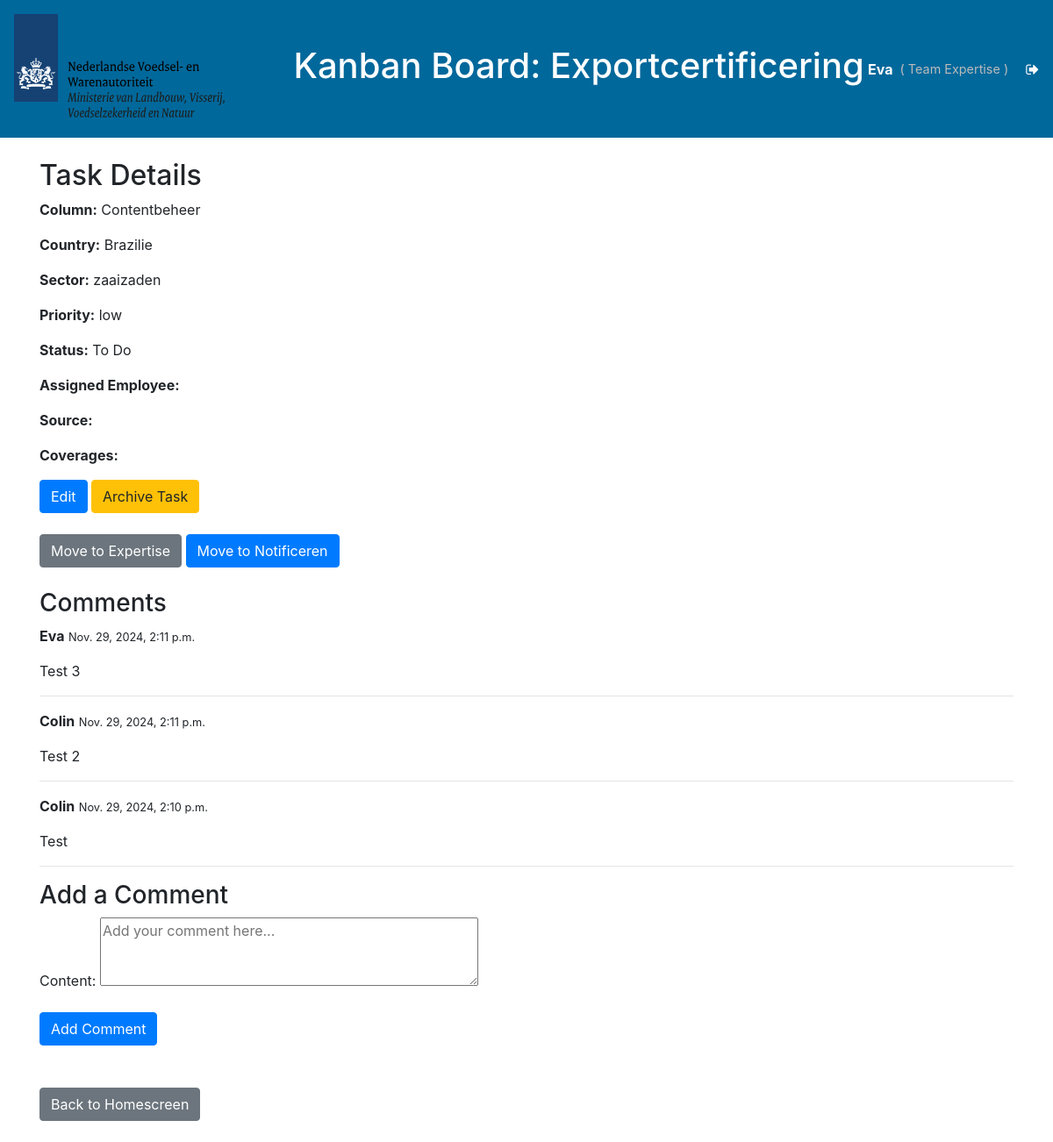
/18 (signed in), run on the app's committed database.
### tasks/models.py (models this page shows, shortened)
class Task(models.Model):
    country = models.CharField(max_length=100, default="")
    sector = models.CharField(
        max_length=40,
        choices=SectorChoices.choices,
        default=SectorChoices.ZAAIZADEN
    )
    status = models.CharField(
        max_length=10,
        choices=TaskStatus.choices,
        default=TaskStatus.TODO
    )
    column = models.CharField(
        max_length=20,
        choices=ColumnStatus.choices,
        default=ColumnStatus.EXPERTISE
    )
    assigned_employee = models.ForeignKey(
        User,
        on_delete=models.SET_NULL,
        null=True,
        blank=True,
        related_name='assigned_tasks'
    )
    priority = models.CharField(
        max_length=10,
        choices=PriorityChoices.choices,
        default=PriorityChoices.MEDIUM
    )
    source = models.TextField(blank=True)
    coverages = models.TextField(blank=True)
    created_at = models.DateTimeField(auto_now_add=True)
    archived = models.BooleanField(default=False)

class Comment(models.Model):
    task = models.ForeignKey(Task, on_delete=models.CASCADE, related_name='comments')
    user = models.ForeignKey(User, on_delete=models.CASCADE)
    content = models.TextField()
    created_at = models.DateTimeField(auto_now_add=True)

### tasks/views.py (the view)
# urls.py: path('<int:task_id>', views.view_task, name='view_task'),
@login_required
def view_task(request, task_id):
    task = get_object_or_404(Task, id=task_id)
    comments = task.comments.all().order_by('-created_at')
    if request.method == 'POST':
        comment_form = CommentForm(request.POST)
        if comment_form.is_valid():
            comment = comment_form.save(commit=False)
            comment.task = task
            comment.user = request.user
            comment.save()
            return redirect('view_task', task_id=task.id)
    else:
        comment_form = CommentForm()
    context = {
        'task': task,
        'comments': comments,
        'comment_form': comment_form,
    }
    return render(request, 'view_task.html', context)

### tasks/forms.py
class CommentForm(forms.ModelForm):
    class Meta:
        model = Comment
        fields = ['content']
        widgets = {
            'content': forms.Textarea(attrs={
                'placeholder': 'Add your comment here...',
                'rows': 3
            }),
        }

### tasks/templates/view_task.html (shortened to what this page needs)
{% extends 'base.html' %}
{% block content %}
    <h2>Task Details</h2>
    <p><strong>Column:</strong> {{ task.get_column_display }}</p>
    <p><strong>Country:</strong> {{ task.country }}</p>
    <p><strong>Sector:</strong> {{ task.sector }}</p>
    <p><strong>Priority:</strong> {{ task.priority }}</p>
    <p><strong>Status:</strong> {{ task.get_status_display }}</p>
    <p><strong>Assigned Employee:</strong> {% if task.assigned_employee != None %} {{ task.assigned_employee }} {% endif %}
    <p><strong>Source:</strong> {{ task.source }}</p>
    <p><strong>Coverages:</strong> {{ task.coverages }}</p>
    {% if task.archived %}
        <form action="{% url 'unarchive_task' task.id %}" method="post" style="display:inline;">
            {% csrf_token %}
            <button type="submit" class="btn btn-primary">Unarchive Task</button>
        </form>
        <form action="{% url 'delete_task' task.id %}" method="post" style="display:inline;">
            {% csrf_token %}
            <button type="submit" class="btn btn-danger">Delete Task</button>
        </form>
        <br>
        <br>
        <a href="{% url 'archive' %}" class="btn btn-secondary">Back to Archive</a>
    {% else %}
        <a href="{% url 'edit_task' task.id %}" class="btn btn-primary">Edit</a>
        <form action="{% url 'archive_task' task.id %}" method="post" style="display:inline;">
            <button type="submit" class="btn btn-warning">Archive Task</button>
        </form>
        <br>
        <br>
        {% if task.column == "expertise" %}
            <a href="{% url 'move_task' task.id 'next' %}" class="btn btn-primary">Move to Contentbeheer</a>
        {% elif task.column == "contentbeheer" %}
            <a href="{% url 'move_task' task.id 'previous' %}" class="btn btn-secondary">Move to Expertise</a>
            <a href="{% url 'move_task' task.id 'next' %}" class="btn btn-primary">Move to Notificeren</a>
        {% elif task.column == "notificeren" %}
            <a href="{% url 'move_task' task.id 'previous' %}" class="btn btn-secondary">Move to Contentbeheer</a>
        {% endif %}
        <br><br>
        <h3>Comments</h3>
        <div class="comments-section">
            {% for comment in comments %}
                <div class="comment">
                    <p><strong>{{ comment.user.username }}</strong> <small>{{ comment.created_at }}</small></p>
                    <p>{{ comment.content }}</p>
                </div>
                <hr>
            {% empty %}
                <p>No comments yet. Be the first to comment!</p>
            {% endfor %}
        </div>
        <h3>Add a Comment</h3>
        <form method="post">
            {{ comment_form.as_p }}
            <button type="submit" class="btn btn-primary">Add Comment</button>
        </form>
        <br><br>
        <a href="{% url 'kanban_board' %}" class="btn btn-secondary">Back to Homescreen</a>
    {% endif %}
{% endblock %}

### tasks/templates/base.html (shortened to what this page needs)
{% load static %}
<!DOCTYPE html>
<html lang="nl">
<head>
    <link rel="stylesheet" href="{% static 'main.css' %}">
    <link href="https://stackpath.bootstrapcdn.com/bootstrap/4.5.2/css/bootstrap.min.css" rel="stylesheet">
    <link rel="stylesheet" href="https://cdnjs.cloudflare.com/ajax/libs/font-awesome/4.7.0/css/font-awesome.min.css">
</head>
<body>
    <header class="header">
        <img src="{% static 'nvwa_logo.svg'%}" alt="NVWA logo">
        <h1 style="text-align: center;">Kanban Board: Exportcertificering</h1>
        <div class="user-info">
            <span class="user-name">{{ user.username }}</span>
            {% if user.groups.all %}
                <span class="user-group">(
                    {% for group in user.groups.all %}
                        {{ group.name }}{% if not forloop.last %}, {% endif %}
                    {% endfor %}
                )</span>
            {% endif %}
            <a href="{% url 'logout' %}" class="logout-icon" title="Logout"><i class="fa fa-sign-out"></i></a>
        </div>
    </header>
    <br>
    <div class="container">
        {% block content %}
        {% endblock %}
    </div>
    <br>
</body>
</html>

### static/main.css (style rules this page uses)
.header { display: flex; justify-content: space-between; align-items: center; padding: 16px; background-color: #01689b; color: white; }
.user-info { display: flex; align-items: center; gap: 8px; }
.user-name { font-weight: bold; }
.user-group { color: #bbb; font-size: 0.9em; }
.logout-icon { margin-left: 12px; text-decoration: none; color: #fff; }
.btn-secondary { background-color: #6c757d; color: white; padding: 8px 12px; text-decoration: none; border-radius: 4px; }

### data on the page
Task: column "Contentbeheer", country "Brazilie", sector "zaaizaden", priority "low", status "To Do"
Comment: user.username "Eva", created_at "Nov. 29, 2024, 2:11 p.m.", content "Test 3"
Comment: user.username "Colin", created_at "Nov. 29, 2024, 2:11 p.m.", content "Test 2"
Comment: user.username "Colin", created_at "Nov. 29, 2024, 2:10 p.m.", content "Test"

### other printed values
{{ user.username }} "Eva"
{{ group.name }} "Team Expertise"
